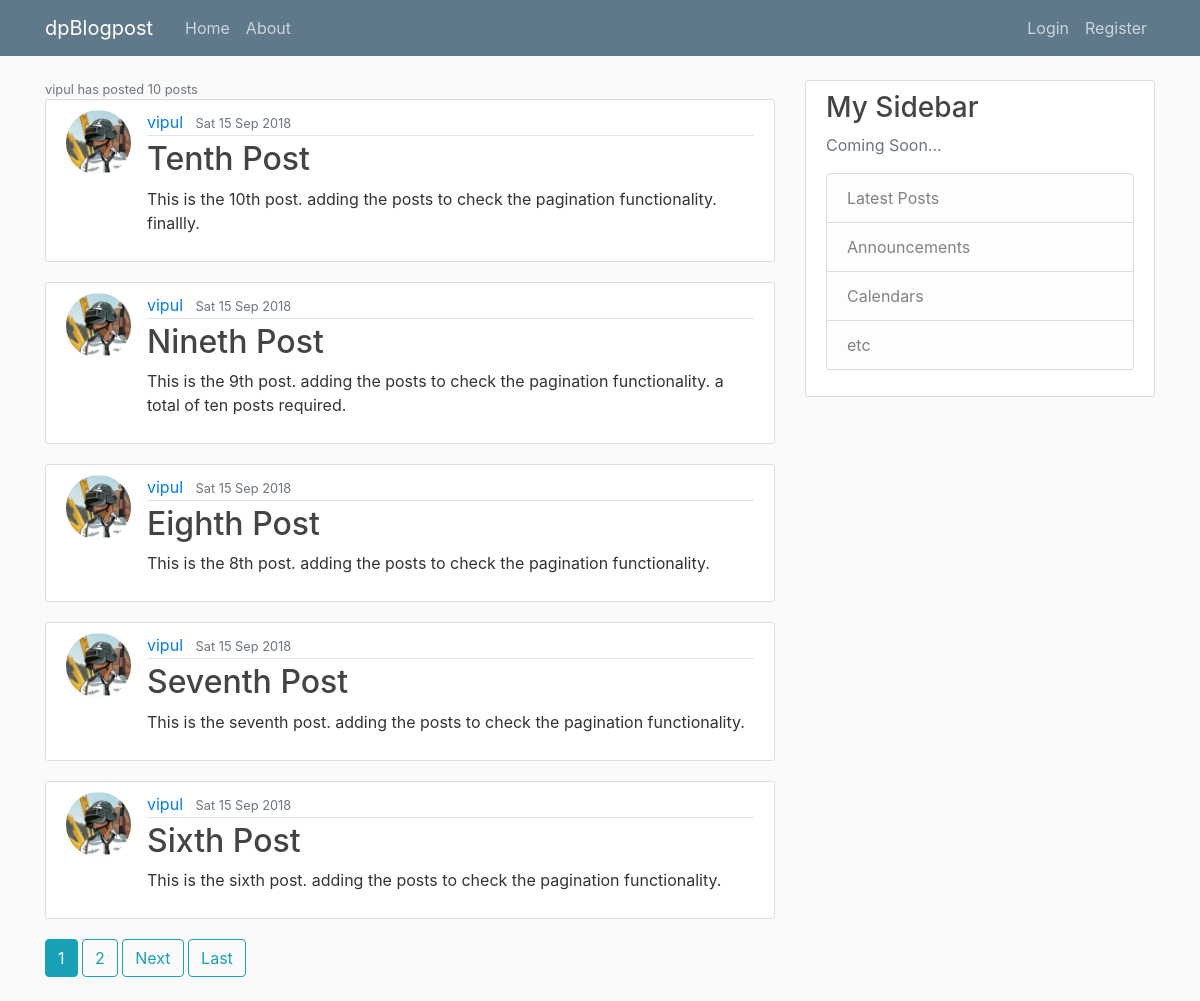
The app's page /user/vipul with its own data.
### blog/models.py (models this page shows, shortened)
class Post(models.Model):
    title = models.CharField(max_length=100)
    content = models.TextField()
    publish = models.BooleanField(default=True)
    date_created = models.DateTimeField(default=timezone.now)
    date_modified = models.DateTimeField(auto_now=True)
    author = models.ForeignKey(User, on_delete=models.CASCADE)
    objects = EntryQuerySet.as_manager()

### users/models.py (models this page shows, shortened)
class Profile(models.Model):
    user = models.OneToOneField(User, on_delete=models.CASCADE)
    image = models.ImageField(default='/profile-pics/default.jpg', upload_to='profile-pics')

### blog/views.py (the view)
# urls.py: path('user/<str:username>', UserPostListView.as_view(), name='user-posts'),
class UserPostListView(ListView):
    model = Post
    template_name = 'blog/user_posts.html'
    context_object_name = 'posts'
    ordering = ['-date_modified']
    paginate_by = 5
    def get_queryset(self):
        user = get_object_or_404(User, username=self.kwargs.get('username'))
        return Post.objects.filter(author=user).order_by('-date_modified')

### blog/templates/blog/user_posts.html (shortened to what this page needs)
{% extends "blog/base.html" %}
{% block content %}
    <small class="text-muted">{{ view.kwargs.username }} has posted {{ page_obj.paginator.count }} posts</small>
    {% for post in posts %}
        <article class="media content-section">
            <img class="rounded-circle article-img" src="{{ post.author.profile.image.url }}">
            <div class="media-body">
                <div class="article-metadata">
                    <a class="mr-2" href="{% url 'user-posts' post.author.username %}">{{ post.author }}</a>
                    <small class="text-muted">{{ post.date_created|date:"D j M Y" }}</small>
                </div>
                <h2><a class="article-title" href="{% url 'post-detail' post.id %}">{{ post.title }}</a></h2>
                <p class="article-content">{{ post.content }}</p>
            </div>
        </article>
    {% endfor %}
    {% if is_paginated %}
        {% for num in page_obj.paginator.page_range %}
            {% if page_obj.number == num %}
                <a class="btn btn-info mb-4" href="?page={{ num }}">{{ num }}</a>
            {% elif num > page_obj.number|add:'-3' and num < page_obj.number|add:'3' %}
                <a class="btn btn-outline-info mb-4" href="?page={{ num }}">{{ num }}</a>
            {% endif %}
        {% endfor %}
        {% if page_obj.has_next %}
            <a class="btn btn-outline-info mb-4" href="?page={{ page_obj.next_page_number }}">Next</a>
            <a class="btn btn-outline-info mb-4" href="?page={{ page_obj.paginator.num_pages }}">Last</a>
        {% endif %}
    {% endif %}
{% endblock content %}

### blog/static/blog/main.css (style rules this page uses)
body { background: #fafafa; color: #333333; margin-top: 5rem; }
h1, h2, h3, h4, h5, h6 { color: #444444; }
.content-section { background: #ffffff; padding: 10px 20px; border: 1px solid #dddddd; border-radius: 3px; margin-bottom: 20px; }
.article-title { color: #444444; }
.article-content { white-space: pre-line; }
.article-img { height: 65px; width: 65px; margin-right: 16px; }
.article-metadata { padding-bottom: 1px; margin-bottom: 4px; border-bottom: 1px solid #e3e3e3 }

### records on screen
Post: author.profile.image (picture), author "vipul", date_created "Sat 15 Sep 2018", title "Tenth Post", content "This is the 10th post. adding the posts to check the pagination functionality. finallly."
Post: author.profile.image (picture), author "vipul", date_created "Sat 15 Sep 2018", title "Nineth Post", content "This is the 9th post. adding the posts to check the pagination functionality. a total of ten posts required."
Post: author.profile.image (picture), author "vipul", date_created "Sat 15 Sep 2018", title "Eighth Post", content "This is the 8th post. adding the posts to check the pagination functionality."
Post: author.profile.image (picture), author "vipul", date_created "Sat 15 Sep 2018", title "Seventh Post", content "This is the seventh post. adding the posts to check the pagination functionality."
Post: author.profile.image (picture), author "vipul", date_created "Sat 15 Sep 2018", title "Sixth Post", content "This is the sixth post. adding the posts to check the pagination functionality."

### other values on screen
{{ view.kwargs.username }} "vipul"
{{ page_obj.paginator.count }} "10"
{{ num }} "1"
{{ num }} "2"
